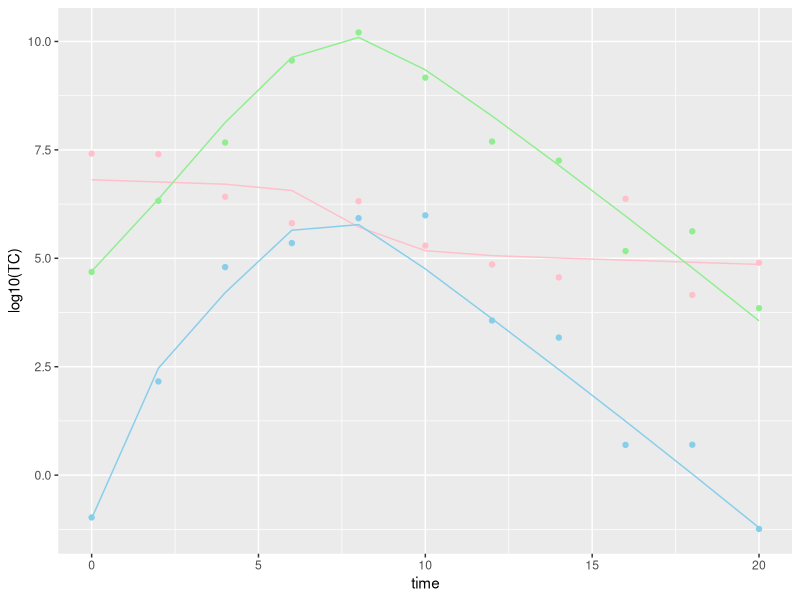

Write the R code that produced this figure.
##### Code for pseudo data generation
#### Shoya Iwanami
#### 2024/04/19

library(deSolve)
library(ggplot2)


Tmin <- 0.0
Tmax <- 20.0
step_size <- 0.0001

pars <- c(0.057, 8.61*(10.0^-11.0),
          0.057 + 1.75, 3.26*(10.0^4.0), 1.93 + 0.039,
          6.46*(10.0^6.0), 10.0^-1.0, 5.0*(10.0^4.0))


ode_derives <- function(t, var, pars) {
  with(as.list(c(var, pars)), {
    ## var: T(t), I(t), V(t)
    dTdt <- - d * TC - beta * TC * VL
    dIdt <- beta * TC * VL - delta * IC
    dVdt <- p * IC - c * VL
    
    return(list(c(dTdt, dIdt, dVdt)))
  })
}


ODEs <- function(parms) {
  pars <- parms[1:6]
  names(pars) <- c("d", "beta", "delta", "p", "c")
  
  t_list <- seq(Tmin, Tmax, by = step_size)
  var_init <- c(TC = parms[6], IC = parms[7], VL = parms[8])
  out <- ode(y = var_init, times = t_list, func = ode_derives, parms = pars)
  
  as.data.frame(out)
}

head(ODEs(pars))

pars

out <- subset(ODEs(pars), time %% 2 == 0)
out_error <- out

for (i in 1:3) {
  
  out_error[, i + 1] <- exp(log(out_error[, i + 1]) + rnorm(nrow(out_error), mean = 0, sd = 1))
  
}

ggplot() +
  geom_line(data = out, aes(x = time, y = log10(TC)), color = "pink") +
  geom_line(data = out, aes(x = time, y = log10(IC)), color = "skyblue") +
  geom_line(data = out, aes(x = time, y = log10(VL)), color = "lightgreen") +
  geom_point(data = out_error, aes(x = time, y = log10(TC)), color = "pink") +
  geom_point(data = out_error, aes(x = time, y = log10(IC)), color = "skyblue") +
  geom_point(data = out_error, aes(x = time, y = log10(VL)), color = "lightgreen")

write.csv(out_error, file = "data_example.csv")
